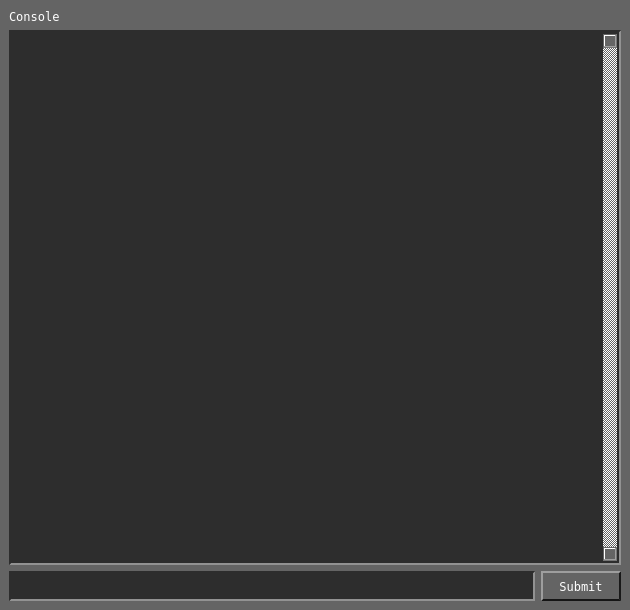
<?xml version="1.0" encoding="UTF-8"?>
<ui version="4.0">
 <class>src_console</class>
 <widget class="QMainWindow" name="src_console">
  <property name="geometry">
   <rect>
    <x>0</x>
    <y>0</y>
    <width>630</width>
    <height>610</height>
   </rect>
  </property>
  <property name="sizePolicy">
   <sizepolicy hsizetype="Expanding" vsizetype="Preferred">
    <horstretch>0</horstretch>
    <verstretch>0</verstretch>
   </sizepolicy>
  </property>
  <property name="windowTitle">
   <string>src_console</string>
  </property>
  <property name="styleSheet">
   <string notr="true">color: rgb(100, 100, 100);
background-color: rgb(100, 100, 100);
</string>
  </property>
  <widget class="QWidget" name="centralwidget">
   <property name="layoutDirection">
    <enum>Qt::LayoutDirection::LeftToRight</enum>
   </property>
   <layout class="QGridLayout" name="gridLayout">
    <item row="0" column="0" colspan="3">
     <widget class="QLabel" name="consoleTopText">
      <property name="enabled">
       <bool>true</bool>
      </property>
      <property name="font">
       <font>
        <family>Terminal</family>
        <pointsize>9</pointsize>
        <bold>false</bold>
       </font>
      </property>
      <property name="styleSheet">
       <string notr="true">color: rgb(255, 255, 255)</string>
      </property>
      <property name="text">
       <string>Console</string>
      </property>
      <property name="alignment">
       <set>Qt::AlignmentFlag::AlignLeading|Qt::AlignmentFlag::AlignLeft|Qt::AlignmentFlag::AlignVCenter</set>
      </property>
     </widget>
    </item>
    <item row="2" column="0">
     <widget class="QLineEdit" name="consoleInput">
      <property name="minimumSize">
       <size>
        <width>0</width>
        <height>30</height>
       </size>
      </property>
      <property name="font">
       <font>
        <family>Terminal</family>
       </font>
      </property>
      <property name="styleSheet">
       <string notr="true">QLineEdit {
    background: rgb(45, 45, 45);
    border: 2px solid rgb(192, 192, 192);
    border-top-color: rgb(45, 45, 45);
    border-left-color: rgb(45, 45, 45);
    border-bottom-color: rgb(146, 146, 146);
    border-right-color: rgb(146, 146, 146);
    padding: 2px;
    color: white;
}
</string>
      </property>
      <property name="alignment">
       <set>Qt::AlignmentFlag::AlignLeading|Qt::AlignmentFlag::AlignLeft|Qt::AlignmentFlag::AlignVCenter</set>
      </property>
     </widget>
    </item>
    <item row="2" column="1" colspan="2">
     <widget class="QPushButton" name="pushButton_3">
      <property name="sizePolicy">
       <sizepolicy hsizetype="Expanding" vsizetype="Fixed">
        <horstretch>0</horstretch>
        <verstretch>0</verstretch>
       </sizepolicy>
      </property>
      <property name="minimumSize">
       <size>
        <width>80</width>
        <height>30</height>
       </size>
      </property>
      <property name="font">
       <font>
        <family>Terminal</family>
        <pointsize>9</pointsize>
       </font>
      </property>
      <property name="styleSheet">
       <string notr="true">QPushButton {
    background: rgb(100, 100, 100);
    border: 2px solid rgb(192, 192, 192);
    border-top-color: rgb(158, 158, 158);
    border-left-color: rgb(158, 158, 158);
    border-bottom-color: rgb(21, 21, 21);
    border-right-color: rgb(25, 25, 25);
    padding: 2px;
    color: white;
}

QPushButton:pressed {
    background-color: rgb(45, 45, 45);
    border-top-color: rgb(21, 21, 21);
    border-left-color: rgb(21, 21, 21);
    border-bottom-color: rgb(158, 158, 158);
    border-right-color: rgb(158, 158, 158);
}
</string>
      </property>
      <property name="text">
       <string>Submit</string>
      </property>
     </widget>
    </item>
    <item row="1" column="0" colspan="3">
     <widget class="QTextEdit" name="console">
      <property name="font">
       <font>
        <family>Terminal</family>
        <pointsize>10</pointsize>
       </font>
      </property>
      <property name="styleSheet">
       <string notr="true">QTextEdit {
    background: rgb(45, 45, 45);
    border: 2px solid rgb(192, 192, 192);
    border-top-color: rgb(45, 45, 45);
    border-left-color: rgb(45, 45, 45);
    border-bottom-color: rgb(146, 146, 146);
    border-right-color: rgb(146, 146, 146);
    padding: 2px;
    color: white;
}

QTextEdit QScrollBar:vertical {
    width: 18px;
}



</string>
      </property>
      <property name="verticalScrollBarPolicy">
       <enum>Qt::ScrollBarPolicy::ScrollBarAlwaysOn</enum>
      </property>
      <property name="horizontalScrollBarPolicy">
       <enum>Qt::ScrollBarPolicy::ScrollBarAlwaysOff</enum>
      </property>
      <property name="readOnly">
       <bool>true</bool>
      </property>
     </widget>
    </item>
   </layout>
  </widget>
 </widget>
 <resources/>
 <connections/>
</ui>
